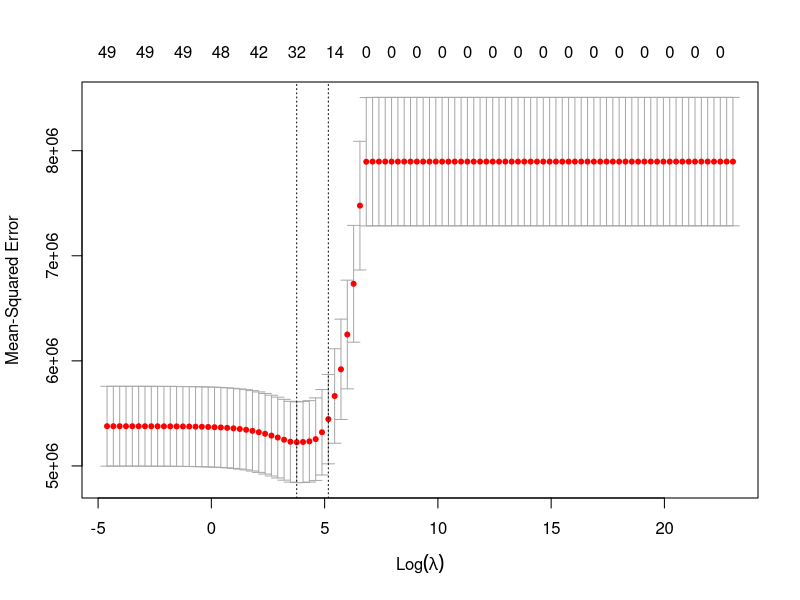
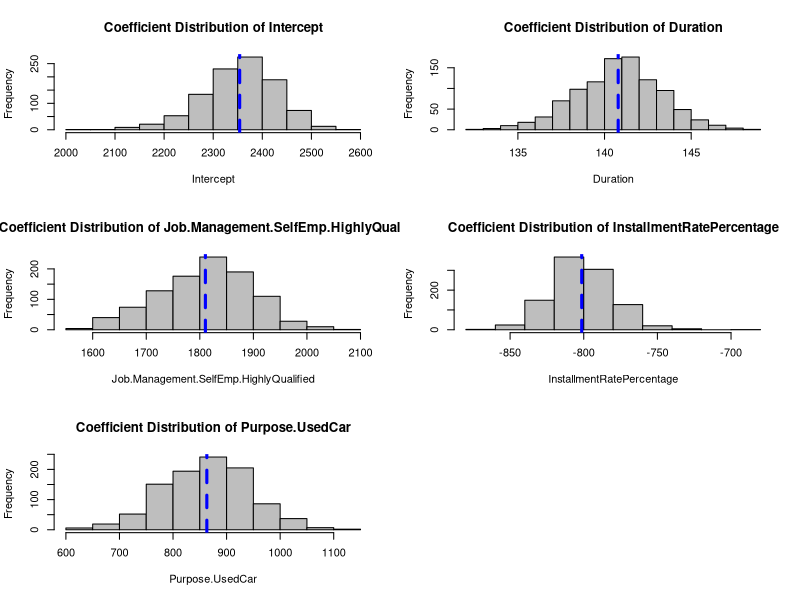
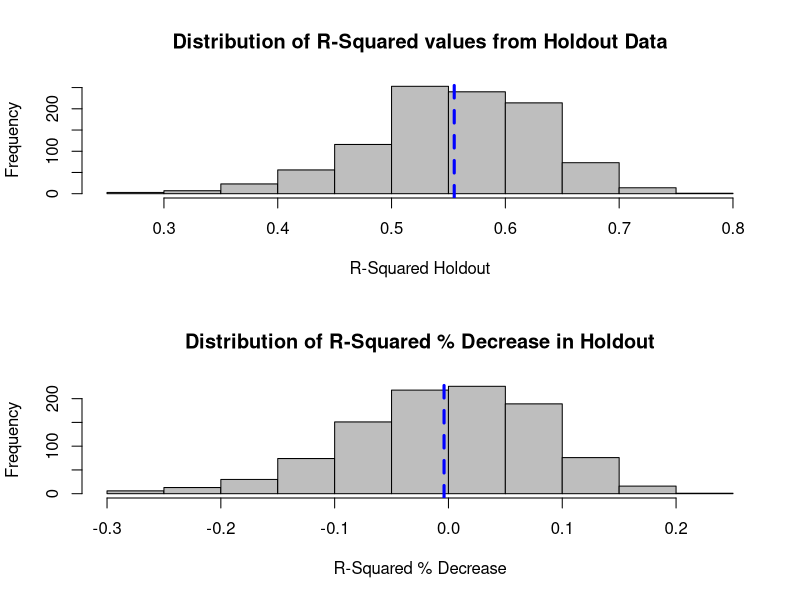

The R script that drew these images, in order: (Note: this script raises an error after producing the figures.)
# Multiple Training & Testing Sample Method (MuTaTe)

setwd("~/Documents/R Files/PRED422 - Machine Learning Class")
library(caret)
library(dplyr)
data("GermanCredit") # dataset in caret
credit <- data.frame(GermanCredit) # target = Amount


# Exploratory Analysis for predictors ##############################################################

# check for missing values
na.counter.df <- function(df) {
  
  columns <- ncol(df)
  total_obs <- nrow(df)
  
  var <- c() # initialize variable names vector
  missing <- numeric() #initialize
  propn_missing <- numeric() #initialize
  
  for (i in 1:columns) {
    
    var[i] <- colnames(df[i])
    missing[i] <- sum(is.na(df[i]))
    propn_missing[i] <- round(missing[i] / total_obs, digits = 3)
    
  }
  
  dframe <- data.frame(var, missing, propn_missing)
  dframe
}

na.counter.df(credit) # no missing values in any variables
dim(credit)
glimpse(credit)


# use rpart to explore variable importance. 
library(rpart)
set.seed(82510)
train.tree.index <- sample(nrow(credit), size = round(0.70 * nrow(credit)))
credit.train <- credit[train.tree.index, ]
credit.holdout <- credit[-train.tree.index, ] 
tree <- rpart(Amount ~., data = credit.train, method = "anova")
summary(tree)

tree.pred <- predict(tree, newdata = credit.holdout)
# Calculate R-Squared on holdout - The square of correlation b/w actual and predicted holdout values
cor(credit.holdout$Amount, tree.pred)^2 # 0.46 R-Squared in holdout
sqrt(mean((credit.holdout$Amount - tree.pred)^2)) # residual standard error holdout

# extracted predictor importance values from rpart output.scaled to be proportion of 1
pred.importance <- round(tree$variable.importance / sum(tree$variable.importance), 2)
pred.importance
pred.importance[1:10]


# Use LASSO regression to identify best predictor variable subset
library(glmnet)
# lambda tuning parameter
grid <- 10 ^ seq(from = 10, to = -2, length = 100) 
# x matrix, y vector
x <- model.matrix(Amount~., data = credit)[, -2]
y <- credit$Amount
# train and test indices
set.seed(82510)
train <- sample(nrow(x), size =  round(0.70 * nrow(x)))
y.test <- y[-train]
# automatically standardizes variables. alpha argument is to ensure LASSO method
# use 10-fold cv on the training dataset. ISLR pp 253-254.
set.seed(1) # reproducible folds
lasso.cv <- cv.glmnet(x[train, ], y[train], alpha = 1, lambda = grid)
plot(lasso.cv)
bestlam <- lasso.cv$lambda.min
bestlam
lasso.cv$nzero
lasso.cv$glmnet.fit

# predict Mean Squared Error on test data using the bestlam tuning parameter model.
lasso.pred <- predict(object = lasso.cv, s = bestlam, newx = x[-train, ])
mean((y.test - lasso.pred)^2) # MSE
sqrt(mean((y.test - lasso.pred)^2)) # residual standard error
cor(y.test, lasso.pred)^2 # r2holdout 

# refit the full model using best lambda with lowest cv mean squared error
full.lasso <- glmnet(x, y, alpha = 1, lambda = grid)
lasso.coef <- predict(full.lasso, type ="coefficients", s = bestlam)[1:37,] # 37 nonzero coef
lasso.coef[lasso.coef != 0]
sort(abs(lasso.coef[lasso.coef != 0]), decreasing = T)


# Re-Sampling Method - Multiple Train & Test (MuTaTe) ##############################################

# credit dataset in caret package
# initiate empty vectors to collect values
intercept <- c()
Duration <- c()
Job.Management.SelfEmp.HighlyQualified <- c()
InstallmentRatePercentage <- c()
Purpose.UsedCar <- c()
rsquared.train <- c()
rsquared.holdout <- c()  

# create 1000 separate OLS fits using different 90/10 training/validation sets.
for (i in 1: 1000) {
  
  # create reproducible, randomly sampled training vs validation data.
  set.seed(i + 1)
  indices <- sample(nrow(credit), size = round(0.90 * nrow(credit)))
  data.train <- credit[indices, ]
  data.holdout <- credit[-indices, ] 
  
  # linear regression model fit with training data. Predictors chosen from prior EDA models.
  model.fit <- lm(Amount ~ Duration + Job.Management.SelfEmp.HighlyQualified + 
                 InstallmentRatePercentage + Purpose.UsedCar , data = data.train)
  
  # capture fitted coefficient values.
  coeff <- coefficients(model.fit)
  
  intercept[i] <- coeff[1]
  Duration[i] <- coeff[2]
  Job.Management.SelfEmp.HighlyQualified[i] <- coeff[3]
  InstallmentRatePercentage[i] <- coeff[4]
  Purpose.UsedCar[i] <- coeff[5]
  
  # capture r-squared from training
  rsquared.train[i] <- summary(model.fit)$r.squared
  
  # predict model.fit on unseen records, store predictions.
  predicted.amount <- predict(model.fit, newdata = data.holdout)
  # calculate the r-squared on holdout data.
  # square the correlation between actual vs predicted amount.
  rsquared.holdout[i] <- cor(data.holdout$Amount, predicted.amount)^2
  
}   

# tidy results into a data frame.
mutate.results <- data.frame(model_number = rep(1:1000), rsquared.train, rsquared.holdout,intercept, 
                             Duration, Job.Management.SelfEmp.HighlyQualified, 
                             InstallmentRatePercentage, Purpose.UsedCar)

# dplyr to generate summary stats about sampling distributions.
mutate.stats <- mutate.results %>%
  summarise(intercept.mean.coef = mean(intercept),
            intercept.sd.coef = sd(intercept),
            Duration.mean.coef = mean(Duration),
            Duration.sd.coef = sd(Duration),
            Job.Management.SelfEmp.HighlyQualified.mean.coef = mean(Job.Management.SelfEmp.HighlyQualified),
            Job.Management.SelfEmp.HighlyQualified.sd.coef = sd(Job.Management.SelfEmp.HighlyQualified),
            InstallmentRatePercentage.mean.coef = mean(InstallmentRatePercentage),
            InstallmentRatePercentage.sd.coef = sd(InstallmentRatePercentage),
            Purpose.UsedCar.mean.coef = mean(Purpose.UsedCar),
            Purpose.UsedCar.sd.coef = sd(Purpose.UsedCar),
            rsquared.train.mean = mean(rsquared.train),
            rsquared.train.sd = sd(rsquared.train),
            rsquared.holdout.mean = mean(rsquared.holdout),
            rsquared.holdout.sd = sd(rsquared.holdout),
            rsquared.difference.mean = mean(rsquared.holdout.mean - rsquared.train.mean)
            )

coef.means <- rbind(mutate.stats[, c(1,3,5,7,9)])
coef.sd <- rbind(mutate.stats[, c(2,4,6,8,10)])

reshape.coef.stats <- data.frame(coefficient = c("intercept", "Duration", 
                                           "Job.Management.SelfEmp.HighlyQualified", 
                                           "InstallmentRatePercentage",
                                           "Purpose.UsedCar"),
                           coef.means = as.numeric(coef.means), coef.sd = as.numeric(coef.sd))
reshape.coef.stats

# graph out the results ############################################################################

par(mfrow = c(3,2))

# distribution of intercept.
hist(mutate.results$intercept, col = "grey", xlab = "Intercept",
     main = paste("Coefficient Distribution of", "Intercept"))
abline(v = mutate.stats$intercept.mean.coef, lty = "dashed", lwd = "3", col = "blue")  

# distribution of duration predictor coef.
hist(mutate.results$Duration, col = "grey", main = paste("Coefficient Distribution of", "Duration"),
     xlab = "Duration")
abline(v = mutate.stats$Duration.mean.coef, lty = "dashed", lwd = "3", col = "blue")  

# distribution of Job.Management.SelfEmp.HighlyQualified predictor coef.
hist(mutate.results$Job.Management.SelfEmp.HighlyQualified, col = "grey",
     main = paste("Coefficient Distribution of", "Job.Management.SelfEmp.HighlyQualified"),
     xlab = "Job.Management.SelfEmp.HighlyQualified")
abline(v = mutate.stats$Job.Management.SelfEmp.HighlyQualified.mean.coef, 
       lty = "dashed", lwd = "3", col = "blue")  

# distribution of InstallmentRatePercentage predictor coef.  
hist(mutate.results$InstallmentRatePercentage, col = "grey",
     main = paste("Coefficient Distribution of", "InstallmentRatePercentage"),
     xlab = "InstallmentRatePercentage")
abline(v = mutate.stats$InstallmentRatePercentage.mean.coef, lty = "dashed", lwd = "3", 
       col = "blue")  

# distribution of Purpose.UsedCar  predictor coef. 
hist(mutate.results$Purpose.UsedCar, col = "grey",
     main = paste("Coefficient Distribution of", "Purpose.UsedCar"), xlab = "Purpose.UsedCar")
abline(v = mutate.stats$Purpose.UsedCar.mean.coef, lty = "dashed", lwd = "3", 
       col = "blue") 

par(mfrow = c(2,1))
# distribution of holdout Rsquared.
hist(mutate.results$rsquared.holdout, xlab = "R-Squared Holdout", col = "grey",
     main = "Distribution of R-Squared values from Holdout Data")
abline(v = mutate.stats$rsquared.holdout.mean, lty = "dashed", lwd = "3", col = "blue")  


# distribution of % Decrease in holdout Rsquared distribution.
hist(mutate.results$rsquared.holdout - mutate.results$rsquared.train, xlab = "R-Squared % Decrease",
     col = "grey", main = "Distribution of R-Squared % Decrease in Holdout")
abline(v = mutate.stats$rsquared.difference.mean, lty = "dashed", lwd = "3", col = "blue")  


# Compare these resampling results to a single model built on entire sample #######################

full.lmfit <- lm(Amount ~ Duration + Job.Management.SelfEmp.HighlyQualified + 
                   InstallmentRatePercentage + Purpose.UsedCar, data = credit)
summary(full.lmfit)

# names of different objects saved with the fitted model.
names(full.lmfit) 

# names of objects within the summary function of the fitted model
names(summary(lm.fit)) 

# save the model coefficients
full.lmfit.coef <- data.frame(coefficients(lm.fit))
full.lmfit.coef
round(summary(full.lmfit)$r.squared, 3) # full model Rsqrd


